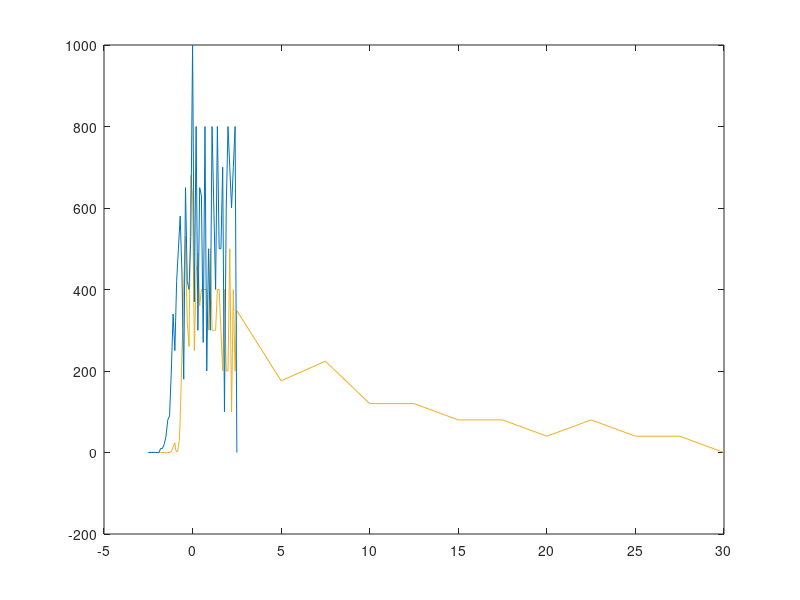

The MATLAB script that drew this image: (Note: this script raises an error after producing the figure.)
clear all
yxvar = [-2.5 -2.2 -2 -1.8 -1.6 -1.4 -1.2 -1 -0.95 -0.9 -0.85 -0.8 -0.75 -0.7 -0.65 -0.6 -0.55 -0.5 -0.4 -0.3 -0.2 -0.1 0 0.1 0.2 0.3 0.4 0.5 0.6 0.7 0.8 0.9 1 1.1 1.2 1.3 1.4 1.5 1.6 1.7 1.8 1.9 2 2.1 2.2 2.3 2.4 2.5 5 7.5 10 12.5 15 17.5 20 22.5 25 27.5 30];
yyvar = [-11.8 -11.8 -11.6 -11.7 -11.6 -11.7 -11.8 -11.4 -10.2 -9.9 -9.8 -9.7 -9 -7.5 -3.5 4.4 16.7 32.2 74 127 159 185 253 316 341 385 434 470 510 550 590 630 660 710 740 770 800 840 880 910 930 970 990 1010 1060 1070 1110 1130 2000 2440 3000 3300 3600 3800 4000 4100 4300 4400 4500];
yy_uncertain = [0.2 0.2 0.2 0.2 0.2 0.2 0.2 0.2 0.1 0.1 0.1 0.1 0.1 0.1 0.1 0.1 0.2 0.4 1 1 1 1 1 3 5 3 5 8 10 10 10 10 10 10 10 10 10 10 10 10 10 10 10 10 10 10 10 10 40 50 100 100 100 100 100 100 100 100 100];
yx_uncertain = 0.05 .* ones(length(yxvar), 1);
[ydydx, yunc_dydx] = deal(zeros(length(yxvar), 1));

for n = 1:(length(yxvar) - 1)
    ydydx(n) = (yyvar(n+1) - yyvar(n)) / (yxvar(n+1) - yxvar(n));
    yunc_dydx(n) = sqrt((yy_uncertain(n+1))^2 + (yy_uncertain(n))^2);
end

bxvar = [-2.5 -2.4 -2.3 -2.2 -2.1 -2 -1.9 -1.8 -1.7 -1.6 -1.5 -1.4 -1.3 -1.2 -1.1 -1 -0.9 -0.8 -0.7 -0.6 -0.5 -0.4 -0.3 -0.2 -0.1 0 0.1 0.2 0.3 0.4 0.5 0.6 0.7 0.8 0.9 1 1.1 1.2 1.3 1.4 1.5 1.6 1.7 1.8 1.9 2 2.1 2.2 2.3 2.4 2.5];
byvar = [-18 -18 -18 -18 -18 -18 -18 -18 -17 -16 -14 -10 -2 7 27 61 86 128 178 236 280 298 363 405 445 498 598 635 715 745 810 873 900 980 1000 1050 1080 1160 1220 1260 1340 1390 1440 1510 1520 1580 1660 1730 1790 1860 1940];
by_uncertain = [1 1 1 1 1 1 1 1 1 1 1 1 1 1 1 1 1 2 1 2 2 3 5 5 6 6 8 8 15 13 10 7 6 20 20 10 30 20 20 20 20 20 20 30 20 20 30 20 20 30 20];
bx_uncertain = 0.05 .* ones(length(bxvar), 1);
[bdydx, bunc_dydx] = deal(zeros(length(bxvar), 1));

for n = 1:(length(bxvar) - 1)
    bdydx(n) = (byvar(n+1) - byvar(n)) / (bxvar(n+1) - bxvar(n));
    bunc_dydx(n) = sqrt((by_uncertain(n+1))^2 + (by_uncertain(n))^2);
end

% plot(yxvar, yyvar, 'x', 'LineStyle', '-', 'Color', [0.9290 0.6940 0.1250]);
% hold on;
% plot(bxvar, byvar, 'x', 'LineStyle', '-', 'Color', [0 0.4470 0.7410]);
% errorbar(yxvar, yyvar, yy_uncertain, yy_uncertain, yx_uncertain, yx_uncertain, 'LineStyle', 'none');
% errorbar(bxvar, byvar, by_uncertain, by_uncertain, bx_uncertain, bx_uncertain, 'LineStyle', 'none', 'Color', [0 0.4470 0.7410]);
% legend('Yellow', 'Blue', 'Location', 'northwest');
% ylabel('Current (x10^{-11}A)');

plot(yxvar, ydydx, 'LineStyle', '-', 'Color', [0.9290 0.6940 0.1250]);
hold on
plot(bxvar, bdydx, 'LineStyle', '-', 'Color', [0 0.4470 0.7410]);
errorbar(yxvar, ydydx, yunc_dydx, 'LineStyle', 'none', 'Color', [0.9290 0.6940 0.1250]);
errorbar(bxvar, bdydx, bunc_dydx, 'LineStyle', 'none', 'LineStyle', '-', 'Color', [0 0.4470 0.7410]);
legend('Yellow', 'Blue', 'Location', 'northeast');
ylabel('Current (x10^{-11}A per V)');

xlabel('Voltage (V)');

